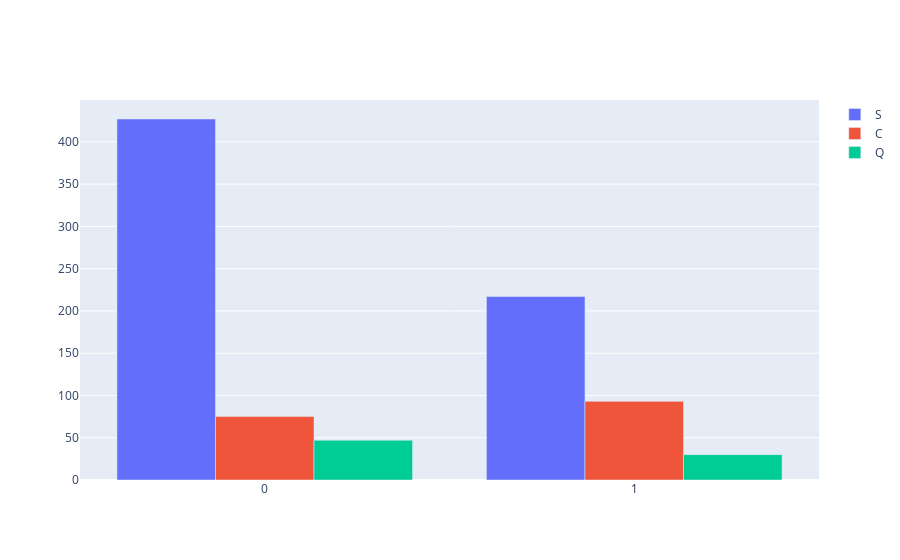

Notebook cell for this chart:
### Code cell
fig = go.Figure(data = wow)
# Change the bar mode
fig.update_layout(barmode='group')
#     fig.show()
#     fig.go.Bar(name = 'female', x = np.array(dic['female'])[: , 0] , y = np.array(dic['female'])[: , 1] )
fig.show()

### Figure 1 — Plotly figure (JSON) as saved in the notebook; plotly's stock layout.template omitted (floating-point values rounded to 4 significant figures)
{"data": [{"name": "S", "type": "bar", "x": [0, 1], "y": [427, 217]}, {"name": "C", "type": "bar", "x": [0, 1], "y": [75, 93]}, {"name": "Q", "type": "bar", "x": [0, 1], "y": [47, 30]}], "layout": {"barmode": "group"}}
